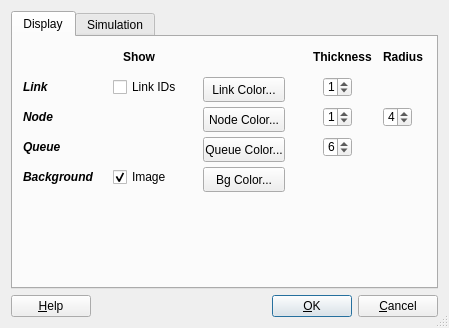
<?xml version="1.0" encoding="UTF-8"?>
<ui version="4.0">
 <class>ParametersDialog</class>
 <widget class="QDialog" name="ParametersDialog">
  <property name="geometry">
   <rect>
    <x>0</x>
    <y>0</y>
    <width>449</width>
    <height>328</height>
   </rect>
  </property>
  <property name="windowTitle">
   <string>Parameters</string>
  </property>
  <property name="windowIcon">
   <iconset resource="canvas_qt4.qrc">
    <normaloff>:/images/icon-tool.png</normaloff>:/images/icon-tool.png</iconset>
  </property>
  <property name="sizeGripEnabled">
   <bool>true</bool>
  </property>
  <layout class="QVBoxLayout">
   <property name="spacing">
    <number>6</number>
   </property>
   <property name="leftMargin">
    <number>11</number>
   </property>
   <property name="topMargin">
    <number>11</number>
   </property>
   <property name="rightMargin">
    <number>11</number>
   </property>
   <property name="bottomMargin">
    <number>11</number>
   </property>
   <item>
    <widget class="QTabWidget" name="tabWidget">
     <property name="enabled">
      <bool>true</bool>
     </property>
     <property name="currentIndex">
      <number>0</number>
     </property>
     <widget class="QWidget" name="Widget8">
      <attribute name="title">
       <string>Display</string>
      </attribute>
      <widget class="QLabel" name="textLabel3">
       <property name="geometry">
        <rect>
         <x>300</x>
         <y>10</y>
         <width>66</width>
         <height>20</height>
        </rect>
       </property>
       <property name="text">
        <string>&lt;b&gt;Thickness&lt;/b&gt;</string>
       </property>
       <property name="wordWrap">
        <bool>false</bool>
       </property>
      </widget>
      <widget class="QLabel" name="textLabel3_2">
       <property name="geometry">
        <rect>
         <x>370</x>
         <y>10</y>
         <width>66</width>
         <height>20</height>
        </rect>
       </property>
       <property name="text">
        <string>&lt;b&gt;Radius&lt;/b&gt;</string>
       </property>
       <property name="wordWrap">
        <bool>false</bool>
       </property>
      </widget>
      <widget class="QLabel" name="textLabel1_3">
       <property name="geometry">
        <rect>
         <x>10</x>
         <y>70</y>
         <width>61</width>
         <height>20</height>
        </rect>
       </property>
       <property name="text">
        <string>&lt;b&gt;&lt;i&gt;Node&lt;/i&gt;&lt;/b&gt;</string>
       </property>
       <property name="wordWrap">
        <bool>false</bool>
       </property>
      </widget>
      <widget class="QLabel" name="textLabel1_3_2">
       <property name="geometry">
        <rect>
         <x>10</x>
         <y>100</y>
         <width>61</width>
         <height>20</height>
        </rect>
       </property>
       <property name="text">
        <string>&lt;b&gt;&lt;i&gt;Queue&lt;/i&gt;&lt;/b&gt;</string>
       </property>
       <property name="wordWrap">
        <bool>false</bool>
       </property>
      </widget>
      <widget class="QLabel" name="textLabel1_2">
       <property name="geometry">
        <rect>
         <x>10</x>
         <y>40</y>
         <width>61</width>
         <height>20</height>
        </rect>
       </property>
       <property name="text">
        <string>&lt;i&gt;&lt;b&gt;Link&lt;/b&gt;&lt;/i&gt;</string>
       </property>
       <property name="wordWrap">
        <bool>false</bool>
       </property>
      </widget>
      <widget class="QLabel" name="textLabel1">
       <property name="geometry">
        <rect>
         <x>110</x>
         <y>10</y>
         <width>61</width>
         <height>20</height>
        </rect>
       </property>
       <property name="text">
        <string>&lt;b&gt;Show&lt;/b&gt;</string>
       </property>
       <property name="wordWrap">
        <bool>false</bool>
       </property>
      </widget>
      <widget class="QLabel" name="textLabel1_3_2_2">
       <property name="geometry">
        <rect>
         <x>10</x>
         <y>130</y>
         <width>76</width>
         <height>20</height>
        </rect>
       </property>
       <property name="text">
        <string>&lt;b&gt;&lt;i&gt;Background&lt;/i&gt;&lt;/b&gt;</string>
       </property>
       <property name="wordWrap">
        <bool>false</bool>
       </property>
      </widget>
      <widget class="QPushButton" name="NodeColorButton">
       <property name="geometry">
        <rect>
         <x>190</x>
         <y>70</y>
         <width>82</width>
         <height>25</height>
        </rect>
       </property>
       <property name="text">
        <string>Node Color...</string>
       </property>
      </widget>
      <widget class="QPushButton" name="QueueColorButton">
       <property name="geometry">
        <rect>
         <x>190</x>
         <y>100</y>
         <width>82</width>
         <height>25</height>
        </rect>
       </property>
       <property name="text">
        <string>Queue Color...</string>
       </property>
      </widget>
      <widget class="QCheckBox" name="ShowBgImage">
       <property name="geometry">
        <rect>
         <x>100</x>
         <y>130</y>
         <width>79</width>
         <height>20</height>
        </rect>
       </property>
       <property name="text">
        <string>Image</string>
       </property>
       <property name="checked">
        <bool>true</bool>
       </property>
      </widget>
      <widget class="QCheckBox" name="LinkIds">
       <property name="geometry">
        <rect>
         <x>100</x>
         <y>40</y>
         <width>79</width>
         <height>20</height>
        </rect>
       </property>
       <property name="text">
        <string>Link IDs</string>
       </property>
      </widget>
      <widget class="QPushButton" name="BgColorButton">
       <property name="geometry">
        <rect>
         <x>190</x>
         <y>130</y>
         <width>82</width>
         <height>25</height>
        </rect>
       </property>
       <property name="text">
        <string>Bg Color...</string>
       </property>
      </widget>
      <widget class="QPushButton" name="LinkColorButton">
       <property name="geometry">
        <rect>
         <x>190</x>
         <y>40</y>
         <width>82</width>
         <height>25</height>
        </rect>
       </property>
       <property name="text">
        <string>Link Color...</string>
       </property>
      </widget>
      <widget class="QSpinBox" name="NodeThickness">
       <property name="geometry">
        <rect>
         <x>310</x>
         <y>70</y>
         <width>29</width>
         <height>20</height>
        </rect>
       </property>
       <property name="value">
        <number>1</number>
       </property>
      </widget>
      <widget class="QSpinBox" name="NodeRadius">
       <property name="geometry">
        <rect>
         <x>370</x>
         <y>70</y>
         <width>29</width>
         <height>20</height>
        </rect>
       </property>
       <property name="minimum">
        <number>1</number>
       </property>
       <property name="value">
        <number>4</number>
       </property>
      </widget>
      <widget class="QSpinBox" name="LinkThickness">
       <property name="geometry">
        <rect>
         <x>310</x>
         <y>40</y>
         <width>29</width>
         <height>20</height>
        </rect>
       </property>
       <property name="value">
        <number>1</number>
       </property>
      </widget>
      <widget class="QSpinBox" name="QueueThickness">
       <property name="geometry">
        <rect>
         <x>310</x>
         <y>100</y>
         <width>29</width>
         <height>20</height>
        </rect>
       </property>
       <property name="value">
        <number>6</number>
       </property>
      </widget>
     </widget>
     <widget class="QWidget" name="tab">
      <attribute name="title">
       <string>Simulation</string>
      </attribute>
      <widget class="QLabel" name="TextLabel2">
       <property name="geometry">
        <rect>
         <x>10</x>
         <y>30</y>
         <width>71</width>
         <height>20</height>
        </rect>
       </property>
       <property name="text">
        <string>Refresh rate:</string>
       </property>
       <property name="wordWrap">
        <bool>false</bool>
       </property>
      </widget>
      <widget class="QSpinBox" name="refreshrate">
       <property name="geometry">
        <rect>
         <x>90</x>
         <y>30</y>
         <width>80</width>
         <height>25</height>
        </rect>
       </property>
       <property name="focusPolicy">
        <enum>Qt::ClickFocus</enum>
       </property>
       <property name="maximum">
        <number>5000</number>
       </property>
       <property name="value">
        <number>100</number>
       </property>
      </widget>
      <widget class="QLabel" name="TextLabel4">
       <property name="geometry">
        <rect>
         <x>390</x>
         <y>30</y>
         <width>24</width>
         <height>22</height>
        </rect>
       </property>
       <property name="text">
        <string>%</string>
       </property>
       <property name="wordWrap">
        <bool>false</bool>
       </property>
      </widget>
      <widget class="QLabel" name="TextLabel5">
       <property name="geometry">
        <rect>
         <x>180</x>
         <y>80</y>
         <width>24</width>
         <height>22</height>
        </rect>
       </property>
       <property name="text">
        <string>%</string>
       </property>
       <property name="wordWrap">
        <bool>false</bool>
       </property>
      </widget>
      <widget class="QLabel" name="TextLabel3">
       <property name="geometry">
        <rect>
         <x>180</x>
         <y>30</y>
         <width>24</width>
         <height>22</height>
        </rect>
       </property>
       <property name="text">
        <string>ms</string>
       </property>
       <property name="wordWrap">
        <bool>false</bool>
       </property>
      </widget>
      <widget class="QLabel" name="TextLabel6">
       <property name="geometry">
        <rect>
         <x>390</x>
         <y>80</y>
         <width>24</width>
         <height>22</height>
        </rect>
       </property>
       <property name="text">
        <string>px</string>
       </property>
       <property name="wordWrap">
        <bool>false</bool>
       </property>
      </widget>
      <widget class="QSpinBox" name="simspeed">
       <property name="geometry">
        <rect>
         <x>90</x>
         <y>130</y>
         <width>80</width>
         <height>25</height>
        </rect>
       </property>
       <property name="focusPolicy">
        <enum>Qt::ClickFocus</enum>
       </property>
       <property name="toolTip">
        <string>100% is 1:1</string>
       </property>
       <property name="whatsThis">
        <string>Updatefactor determines how much time is reserved for simulation and how much for updating the screen. 100% means fastest simulation. 99% is already much slower, but the GUI responds much nicer.</string>
       </property>
       <property name="minimum">
        <number>0</number>
       </property>
       <property name="maximum">
        <number>2000</number>
       </property>
       <property name="singleStep">
        <number>10</number>
       </property>
       <property name="value">
        <number>100</number>
       </property>
      </widget>
      <widget class="QLabel" name="TextLabel7">
       <property name="geometry">
        <rect>
         <x>180</x>
         <y>130</y>
         <width>24</width>
         <height>22</height>
        </rect>
       </property>
       <property name="text">
        <string>%</string>
       </property>
       <property name="wordWrap">
        <bool>false</bool>
       </property>
      </widget>
      <widget class="QLabel" name="TextLabel11">
       <property name="geometry">
        <rect>
         <x>10</x>
         <y>130</y>
         <width>61</width>
         <height>20</height>
        </rect>
       </property>
       <property name="text">
        <string>Sim speeds:</string>
       </property>
       <property name="wordWrap">
        <bool>false</bool>
       </property>
      </widget>
      <widget class="QLabel" name="TextLabel10">
       <property name="geometry">
        <rect>
         <x>230</x>
         <y>80</y>
         <width>61</width>
         <height>20</height>
        </rect>
       </property>
       <property name="text">
        <string>Pan factor:</string>
       </property>
       <property name="wordWrap">
        <bool>false</bool>
       </property>
      </widget>
      <widget class="QLabel" name="TextLabel8">
       <property name="geometry">
        <rect>
         <x>220</x>
         <y>30</y>
         <width>81</width>
         <height>20</height>
        </rect>
       </property>
       <property name="text">
        <string>Update factor:</string>
       </property>
       <property name="wordWrap">
        <bool>false</bool>
       </property>
      </widget>
      <widget class="QSpinBox" name="updatefactor">
       <property name="geometry">
        <rect>
         <x>300</x>
         <y>30</y>
         <width>80</width>
         <height>25</height>
        </rect>
       </property>
       <property name="focusPolicy">
        <enum>Qt::ClickFocus</enum>
       </property>
       <property name="toolTip">
        <string>100% is max speed</string>
       </property>
       <property name="whatsThis">
        <string>Updatefactor determines how much time is reserved for simulation and how much for updating the screen. 100% means fastest simulation. 99% is already much slower, but the GUI responds much nicer.</string>
       </property>
       <property name="minimum">
        <number>1</number>
       </property>
       <property name="maximum">
        <number>100</number>
       </property>
       <property name="singleStep">
        <number>1</number>
       </property>
       <property name="value">
        <number>100</number>
       </property>
      </widget>
      <widget class="QLabel" name="TextLabel9">
       <property name="geometry">
        <rect>
         <x>10</x>
         <y>80</y>
         <width>71</width>
         <height>20</height>
        </rect>
       </property>
       <property name="text">
        <string>Zoom factor:</string>
       </property>
       <property name="wordWrap">
        <bool>false</bool>
       </property>
      </widget>
      <widget class="QSpinBox" name="zoomfactor">
       <property name="geometry">
        <rect>
         <x>90</x>
         <y>80</y>
         <width>80</width>
         <height>25</height>
        </rect>
       </property>
       <property name="focusPolicy">
        <enum>Qt::ClickFocus</enum>
       </property>
       <property name="toolTip">
        <string>100% is 1:1</string>
       </property>
       <property name="whatsThis">
        <string>Updatefactor determines how much time is reserved for simulation and how much for updating the screen. 100% means fastest simulation. 99% is already much slower, but the GUI responds much nicer.</string>
       </property>
       <property name="minimum">
        <number>1</number>
       </property>
       <property name="maximum">
        <number>200</number>
       </property>
       <property name="singleStep">
        <number>1</number>
       </property>
       <property name="value">
        <number>150</number>
       </property>
      </widget>
      <widget class="QSpinBox" name="panfactor">
       <property name="geometry">
        <rect>
         <x>300</x>
         <y>80</y>
         <width>80</width>
         <height>25</height>
        </rect>
       </property>
       <property name="focusPolicy">
        <enum>Qt::ClickFocus</enum>
       </property>
       <property name="toolTip">
        <string/>
       </property>
       <property name="whatsThis">
        <string/>
       </property>
       <property name="minimum">
        <number>1</number>
       </property>
       <property name="maximum">
        <number>200</number>
       </property>
       <property name="singleStep">
        <number>10</number>
       </property>
       <property name="value">
        <number>20</number>
       </property>
      </widget>
     </widget>
    </widget>
   </item>
   <item>
    <layout class="QHBoxLayout">
     <property name="spacing">
      <number>6</number>
     </property>
     <property name="leftMargin">
      <number>0</number>
     </property>
     <property name="topMargin">
      <number>0</number>
     </property>
     <property name="rightMargin">
      <number>0</number>
     </property>
     <property name="bottomMargin">
      <number>0</number>
     </property>
     <item>
      <widget class="QPushButton" name="buttonHelp">
       <property name="text">
        <string>&amp;Help</string>
       </property>
       <property name="shortcut">
        <string>F1</string>
       </property>
       <property name="autoDefault">
        <bool>true</bool>
       </property>
      </widget>
     </item>
     <item>
      <spacer>
       <property name="orientation">
        <enum>Qt::Horizontal</enum>
       </property>
       <property name="sizeType">
        <enum>QSizePolicy::Expanding</enum>
       </property>
       <property name="sizeHint" stdset="0">
        <size>
         <width>20</width>
         <height>20</height>
        </size>
       </property>
      </spacer>
     </item>
     <item>
      <widget class="QPushButton" name="buttonOk">
       <property name="text">
        <string>&amp;OK</string>
       </property>
       <property name="shortcut">
        <string/>
       </property>
       <property name="autoDefault">
        <bool>true</bool>
       </property>
       <property name="default">
        <bool>true</bool>
       </property>
      </widget>
     </item>
     <item>
      <widget class="QPushButton" name="buttonCancel">
       <property name="text">
        <string>&amp;Cancel</string>
       </property>
       <property name="shortcut">
        <string/>
       </property>
       <property name="autoDefault">
        <bool>true</bool>
       </property>
      </widget>
     </item>
    </layout>
   </item>
  </layout>
 </widget>
 <layoutdefault spacing="6" margin="11"/>
 <includes>
  <include location="global">qcolordialog.h</include>
 </includes>
 <resources>
  <include location="canvas_qt4.qrc"/>
 </resources>
 <connections>
  <connection>
   <sender>buttonOk</sender>
   <signal>clicked()</signal>
   <receiver>ParametersDialog</receiver>
   <slot>accept()</slot>
   <hints>
    <hint type="sourcelabel">
     <x>293</x>
     <y>291</y>
    </hint>
    <hint type="destinationlabel">
     <x>20</x>
     <y>20</y>
    </hint>
   </hints>
  </connection>
  <connection>
   <sender>buttonCancel</sender>
   <signal>clicked()</signal>
   <receiver>ParametersDialog</receiver>
   <slot>reject()</slot>
   <hints>
    <hint type="sourcelabel">
     <x>376</x>
     <y>291</y>
    </hint>
    <hint type="destinationlabel">
     <x>20</x>
     <y>20</y>
    </hint>
   </hints>
  </connection>
 </connections>
</ui>
